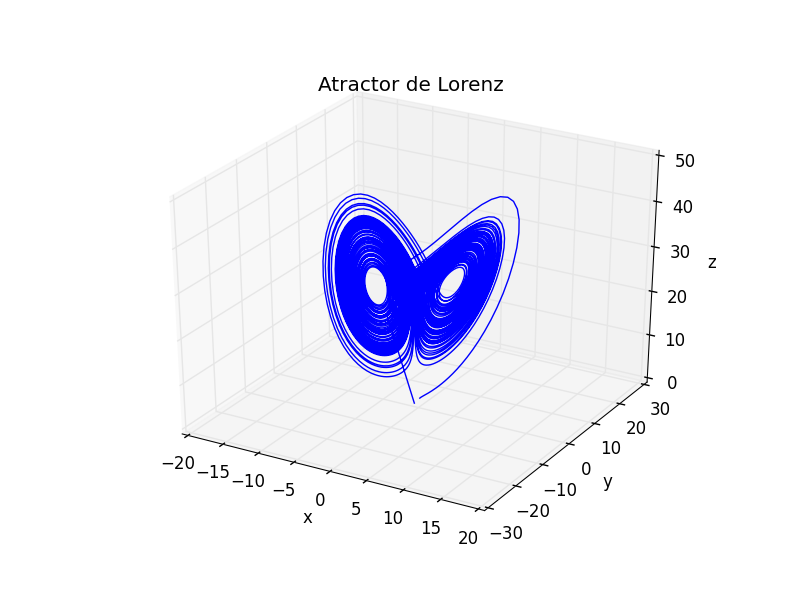

The Python source for this figure:
#! /usr/bin/env python

'''Script que realiza RK4 para integrar el sistema de Lorenz'''

import numpy as np
import matplotlib.pyplot as plt
from mpl_toolkits.mplot3d import Axes3D
from scipy.integrate import ode

sigma = 10
beta = 8/3
rho = 28

def f(t,(x,y,z)):
    '''funcion que se integrara'''
    return [sigma*(y-x),x*(rho-z)-y,x*y-beta*z]

'''condiciones iniciales'''
x0 = 1
y0 = 1
z0 = 1

solucion=ode(f).set_integrator("dopri5")
solucion.set_initial_value([x0,y0,z0],0)

t1 = 100
dt = 0.01
pasos = t1/dt +1
i = 0
t_n = np.zeros(pasos)
sol_n = [np.zeros(pasos),np.zeros(pasos),np.zeros(pasos)]
while solucion.successful() and solucion.t < t1:
    t_n[i],(sol_n[0][i],sol_n[1][i],sol_n[2][i])=[solucion.t,(solucion.integrate(solucion.t+dt))]
    i += 1

fig = plt.figure(1)
fig.clf()

ax = fig.add_subplot(111, projection='3d')
ax.set_aspect('equal')

ax.plot(sol_n[0],sol_n[1] ,sol_n[2] )

ax.set_xlabel('x')
ax.set_ylabel('y')
ax.set_zlabel('z')
plt.title("Atractor de Lorenz")
fig.savefig("Lorenz.png")
fig.show()
